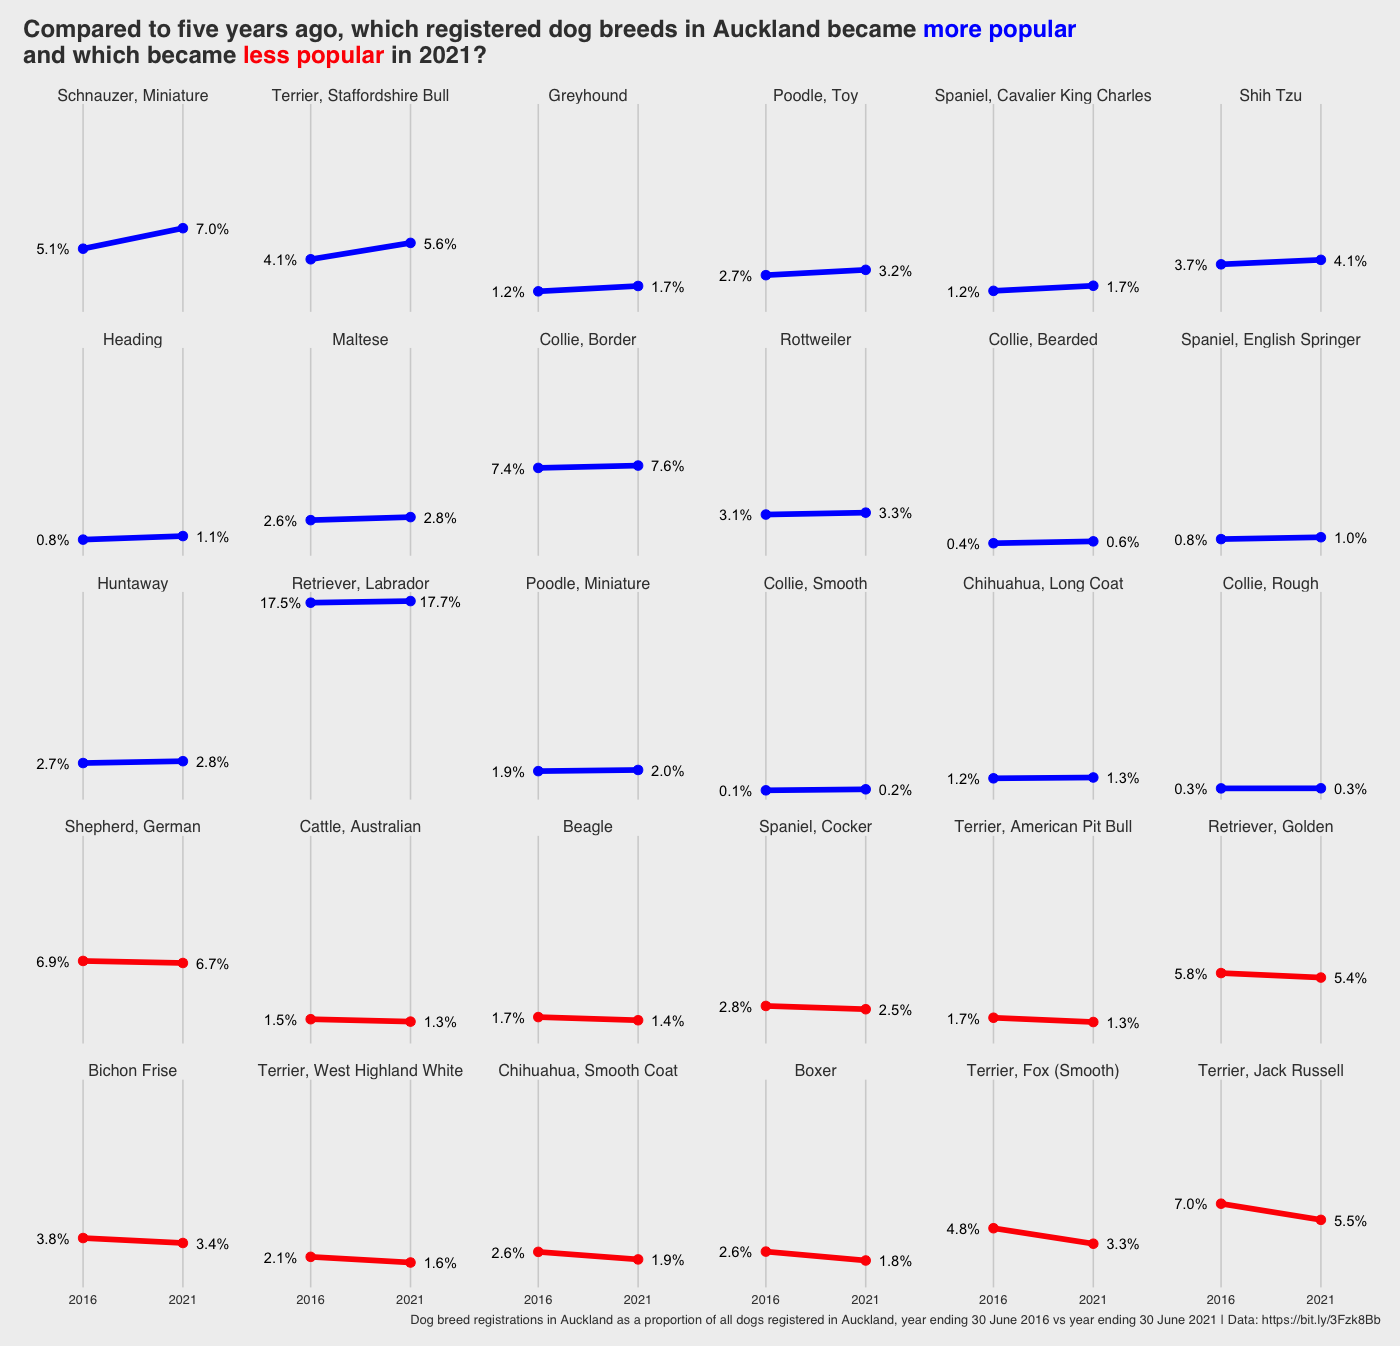

Write the R code that produced this figure.
library(dplyr) # A Grammar of Data Manipulation
library(ggplot2) # Create Elegant Data Visualisations Using the Grammar of Graphics
library(readxl) # Read Rectangular Text Data
library(ggtext)

dogs <- read_excel(here::here("R/slopes/Dog-control-statistics-2021-pivot-table.xlsx"), sheet = "raw data") %>% 
  janitor::clean_names()

dog_changes <- dogs %>% 
  filter(
    dog_control_statistics_category == "B_Registered pure breed",
    !subcategory %in% c( "aa_all (pure)", "zz_other (pure)"),
    item == "1001_total",
    fy_ending_30_june %in% c(2016, 2021),
    council_name == "Auckland (Group)"
    ) %>% 
  tidyr::pivot_wider(names_from = fy_ending_30_june, values_from = value, names_prefix = "fy_") %>% 
  filter(fy_2016 > 0 & fy_2021 > 0) %>%
  mutate(
    fy_2019_total = sum(fy_2016),
    fy_2021_total = sum(fy_2021),
    fy_2019_perc = fy_2016/fy_2019_total,
    fy_2021_perc = fy_2021/fy_2021_total
    ) %>% 
  with_groups(subcategory, mutate, change = (fy_2021_perc - fy_2019_perc), abs_change = abs(change)) %>% 
  mutate(line_colour = case_when(
    change < 0 ~ "red",
    TRUE ~ "blue"
  )) %>% 
  arrange(desc(change))

ggplot(dog_changes) +
  geom_segment(aes(x = 0, y = fy_2019_perc, xend = 1, yend = fy_2021_perc, colour = line_colour), size = 2) +
  geom_point(aes(x = 0, y = fy_2019_perc, colour = line_colour), size = 3) +
  geom_point(aes(x = 1, y = fy_2021_perc, colour = line_colour), size = 3) +
  facet_wrap(~factor(subcategory, levels = unique(dog_changes$subcategory))) +
  geom_text(aes(x = -0.3, y = fy_2019_perc, label = scales::percent(fy_2019_perc, accuracy = 0.1))) +
  geom_text(aes(x = 1.3, y = fy_2021_perc, label = scales::percent(fy_2021_perc, accuracy = 0.1))) +
  labs(
    title = "Compared to five years ago, which registered dog breeds in Auckland became <span style='color:blue'>more popular</span><br>and which became <span style='color:red'>less popular</span> in 2021?",
    caption = "Dog breed registrations in Auckland as a proportion of all dogs registered in Auckland, year ending 30 June 2016 vs year ending 30 June 2021 | Data: https://bit.ly/3Fzk8Bb"
  ) +
  scale_colour_manual(values = c("blue" = "blue", "red" = "red")) +
  ggthemes::theme_fivethirtyeight() +
  scale_x_continuous(breaks = c(0,1), limits = c(-0.5, 1.5), labels = c("2016", "2021")) +
  theme(
    axis.text.y = element_blank(),
    plot.title = element_markdown(lineheight = 1.1),
    legend.position = "none",
    panel.grid.major.y = element_blank(),
    axis.line = element_blank(),
    strip.text = element_text(size = 12, vjust = -0.8)
  )
